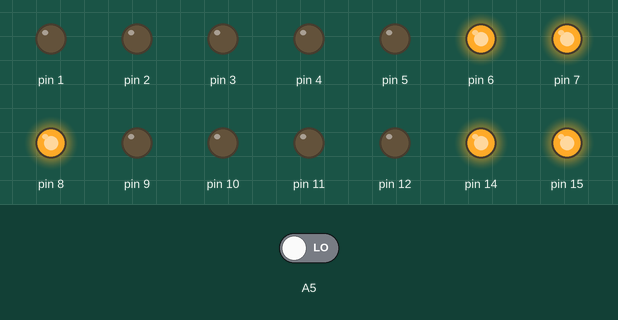
A sketch run on a simulated Arduino Nano, built with avr-gcc and run on an emulated ATmega328P. On the bench: output pins drawn as LEDs (lit = HIGH). The inputs (shaded band) are chosen by the test bench; at power-on: A5 LOW.

Above: at 0.1 s.
Timing chart, 0 to 1.6 s (numbered marks = the images above):
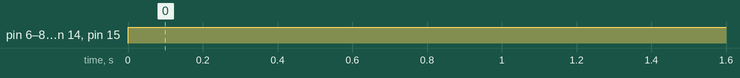

Measured:
- by itself, pin 6–8, pin 14, pin 15: LOW → HIGH at 0.00 s

The sketch:

binaryClock2.ino
```cpp
/* initialize variables to act as time-keepers and variables to hold
 * converted time units.
 */
  int second = 0, minute = 0, hour = 0, min_num = 0, hour_num = 0;

void setup() {
  // set inputs
  pinMode(A5, INPUT);
  pinMode(A6, INPUT);
  pinMode(A7, INPUT);
  // set outputs
  for (int k = 1; k <= 12; k++){
    pinMode(k, OUTPUT);
  }
  pinMode(14, OUTPUT);
  pinMode(15, OUTPUT);
}

void loop() {
  // initialize a variable to keep track of the program's place
  static unsigned long time_keep = 0;

  // add a second per every 1000 milliseconds
  if(millis() - time_keep == 1000){
    time_keep = millis();
    second++;
  }

  // add a minute per every 60 seconds and resets the second count
  if(second >= 60){
    minute++;
    second = 0;
  }

  // add an hour per every 60 minutes and resets the minute count
  if(minute >= 60){
    hour++;
    minute = 0;
  }

  /* puts minutes and hours into single-digit numbers to be easily
   *  displayed in either a "10"s or "1"s column.
   */
  min_num = minute % 10;
  hour_num = hour % 10;

  // first column minute LEDs
  if(min_num == 1 || min_num == 3 || min_num == 5 || min_num == 7 || min_num == 9){
    digitalWrite(2, HIGH);
  }
  else{
    digitalWrite(2, LOW);
  }
  if(min_num == 2 || min_num == 3 || min_num == 6 || min_num == 7){
    digitalWrite(3, HIGH);
  }
  else{
    digitalWrite(3, LOW);
  }
  if(min_num == 4 || min_num == 5 || min_num == 6 || min_num == 7){
    digitalWrite(4, HIGH);
  }
  else{
    digitalWrite(4, LOW);
  }
  if(min_num == 8 || min_num == 9){
    digitalWrite(5, HIGH);
  }
  else{
    digitalWrite(5, LOW);
  }

  // second column minute LEDs
  if((10 >= minute < 20) || (30 >= minute < 40) || (50 >= minute < 60)){
    digitalWrite(6, HIGH);
  }
  else{
    digitalWrite(6, LOW);
  }
  if(20 >= minute < 40){
    digitalWrite(7, HIGH);
  }
  else{
    digitalWrite(7, LOW);
  }
  if(40 >= minute < 60){
    digitalWrite(8, HIGH);
  }
  else{
    digitalWrite(8, LOW);
  }


  // first colum hour LEDs
  if(hour_num == 1 || hour_num == 3 || hour_num == 5 || hour_num == 7 || hour_num == 9){
    digitalWrite(9, HIGH);
  }
  else{
    digitalWrite(9, LOW);
  }
  if(hour_num == 2 || hour_num == 3 || hour_num == 6 || hour_num == 7){
    digitalWrite(10, HIGH);
  }
  else{
    digitalWrite(10, LOW);
  }
  if(hour_num == 4 || hour_num == 5 || hour_num == 6 || hour_num == 7){
    digitalWrite(11, HIGH);
  }
  else{
    digitalWrite(11, LOW);
  }
  if(hour_num == 8 || hour_num == 9){
    digitalWrite(12, HIGH);
  }
  else{
    digitalWrite(12, LOW);
  }

  // second column hour LEDs
  if(10 >= hour < 20){
    digitalWrite(14, HIGH);
  }
  else{
    digitalWrite(14, LOW);
  }
  if(20 >= hour < 24){
    digitalWrite(15, HIGH);
  }
  else{
    digitalWrite(15, LOW);
  }

  // add code for buttons here

  // adds a minute per every time the button is pushed
  delay(1000); // rereads the button input every second
  if(digitalRead(A6) == 1){
    min_num = min_num + 1;
  }

  // adds an hour per every time the button is pushed
  delay(1000);
  if(digitalRead(A5) == 1){
    hour_num = hour_num + 1;
  }

}
```
